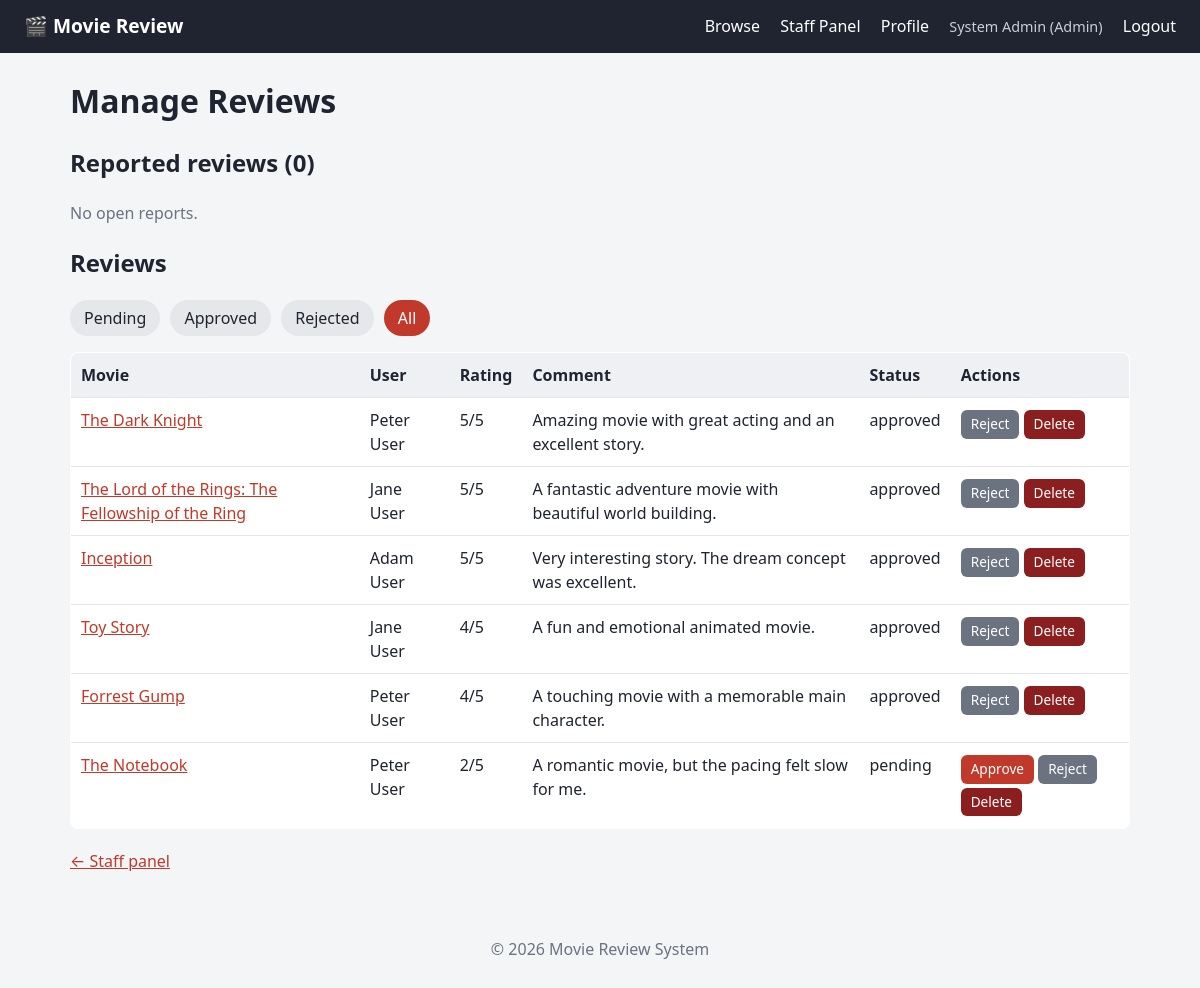
The page /review.php?status=all (signed in) on the database its author committed.
### tables this page shows
CREATE TABLE reviews (
    review_id     INT AUTO_INCREMENT PRIMARY KEY,
    user_id       INT NOT NULL,
    movie_id      INT NOT NULL,
    rating        TINYINT NOT NULL,
    comment       TEXT NOT NULL,
    review_date   DATETIME DEFAULT CURRENT_TIMESTAMP,
    review_status ENUM('pending','approved','rejected') NOT NULL DEFAULT 'pending',
    CONSTRAINT chk_review_rating CHECK (rating BETWEEN 1 AND 5),
    CONSTRAINT fk_reviews_user  FOREIGN KEY (user_id)  REFERENCES users(user_id)   ON UPDATE CASCADE ON DELETE CASCADE,
    CONSTRAINT fk_reviews_movie FOREIGN KEY (movie_id) REFERENCES movies(movie_id) ON UPDATE CASCADE ON DELETE CASCADE,
    UNIQUE KEY unique_user_movie_review (user_id, movie_id)
);

CREATE TABLE movies (
    movie_id     INT AUTO_INCREMENT PRIMARY KEY,
    genre_id     INT NOT NULL,
    title        VARCHAR(255) NOT NULL,
    release_year SMALLINT,
    description  TEXT,
    poster       VARCHAR(500),
    created_at   TIMESTAMP DEFAULT CURRENT_TIMESTAMP,
    updated_at   TIMESTAMP DEFAULT CURRENT_TIMESTAMP ON UPDATE CURRENT_TIMESTAMP,
    CONSTRAINT fk_movies_genre FOREIGN KEY (genre_id)
        REFERENCES genres(genre_id) ON UPDATE CASCADE ON DELETE RESTRICT
);

CREATE TABLE users (
    user_id    INT AUTO_INCREMENT PRIMARY KEY,
    name       VARCHAR(100) NOT NULL,
    email      VARCHAR(150) NOT NULL UNIQUE,
    password   VARCHAR(255) NOT NULL,
    role       ENUM('admin','movie_moderator','user') NOT NULL DEFAULT 'user',
    created_at TIMESTAMP DEFAULT CURRENT_TIMESTAMP
);

### auth.php (called while the page is built, shortened)
<?php
function e($v): string { return htmlspecialchars((string)$v, ENT_QUOTES, 'UTF-8'); }

### review.php (the view, shortened to what this page needs)
<?php
require_once __DIR__ . '/auth.php';
$filter = $_GET['status'] ?? 'pending';
$sql = 'SELECT r.*, m.title, u.name FROM reviews r JOIN movies m ON m.movie_id = r.movie_id
        JOIN users u ON u.user_id = r.user_id';
$params = [];
$stmt = $pdo->prepare($sql . ' ORDER BY r.review_date DESC');
$stmt->execute($params);
$reviews = $stmt->fetchAll();
$reports = $pdo->query("SELECT rp.report_id, rp.reason, rp.report_date, r.review_id, r.comment, m.title,
                               author.name AS author, reporter.name AS reporter
                        FROM review_reports rp
                        JOIN reviews r ON r.review_id = rp.review_id
                        JOIN movies m ON m.movie_id = r.movie_id
                        JOIN users author ON author.user_id = r.user_id
                        JOIN users reporter ON reporter.user_id = rp.user_id
                        WHERE rp.status = 'open' ORDER BY rp.report_date DESC")->fetchAll();
require __DIR__ . '/header.php';
function review_btn(string $action, int $rid, string $label, string $cls = ''): void {
    echo '<form method="POST" class="inline">' . csrf_field()
       . '<input type="hidden" name="action" value="' . e($action) . '">'
       . '<input type="hidden" name="review_id" value="' . $rid . '">'
       . '<button class="btn btn-small ' . $cls . '">' . e($label) . '</button></form> ';
}
?>
<h1>Manage Reviews</h1>
<h2>Reported reviews (<?= count($reports) ?>)</h2>
<?php if (!$reports): ?><p class="muted">No open reports.</p><?php endif; ?>
<h2>Reviews</h2>
<p class="tabs">
    <?php foreach (['pending', 'approved', 'rejected', 'all'] as $t): ?>
        <a class="<?= $filter === $t ? 'active' : '' ?>" href="review.php?status=<?= $t ?>"><?= ucfirst($t) ?></a>
    <?php endforeach; ?>
</p>
<?php if (!$reviews): ?><p class="muted">Nothing here.</p><?php else: ?>
<table class="table">
    <tr><th>Movie</th><th>User</th><th>Rating</th><th>Comment</th><th>Status</th><th>Actions</th></tr>
    <?php foreach ($reviews as $r): ?>
        <tr>
            <td><a href="movie.php?id=<?= $r['movie_id'] ?>"><?= e($r['title']) ?></a></td>
            <td><?= e($r['name']) ?></td>
            <td><?= (int)$r['rating'] ?>/5</td>
            <td><?= e($r['comment']) ?></td>
            <td><?= e($r['review_status']) ?></td>
            <td>
                <?php if ($r['review_status'] !== 'approved') review_btn('approve', (int)$r['review_id'], 'Approve'); ?>
                <?php if ($r['review_status'] !== 'rejected') review_btn('reject', (int)$r['review_id'], 'Reject', 'btn-secondary'); ?>
            </td>
        </tr>
    <?php endforeach; ?>
</table>
<?php endif; ?>
<p><a href="admin.php">&larr; Staff panel</a></p>
<?php require __DIR__ . '/footer.php'; ?>

### style.css (style rules this page uses)
:root { --bg: #f4f5f7; --card: #fff; --text: #1f2430; --muted: #6b7280; --accent: #c0392b; --accent-dark: #962d22; --line: #e3e5ea; }
* { box-sizing: border-box; }
body { margin: 0; font-family: system-ui, -apple-system, "Segoe UI", Roboto, sans-serif; background: var(--bg); color: var(--text); line-height: 1.5; }
a { color: var(--accent); }
h1 { margin: .2em 0 .6em; }
.btn { display: inline-block; background: var(--accent); color: #fff; border: 0; padding: 9px 16px; border-radius: 6px; cursor: pointer; text-decoration: none; font: inherit; }
.btn-secondary { background: #6b7280; }
.btn-danger { background: #8b1e1e; }
.btn-small { padding: 4px 10px; font-size: .85rem; }
form.inline { display: inline-block; margin: 2px 0; }
.muted { color: var(--muted); }
.table { width: 100%; border-collapse: collapse; background: var(--card); border: 1px solid var(--line); border-radius: 8px; overflow: hidden; margin-bottom: 20px; }
.table th, .table td { padding: 10px; text-align: left; border-bottom: 1px solid var(--line); vertical-align: top; }
.table th { background: #eef0f4; }
.tabs a { display: inline-block; padding: 6px 14px; margin-right: 6px; border-radius: 20px; background: #e5e7eb; text-decoration: none; color: var(--text); }
.tabs a.active { background: var(--accent); color: #fff; }

### rows shown on the page
reviews: movie.title "The Dark Knight", user.name "Peter User", rating "5", comment "Amazing movie with great acting and an excellent story.", review_status "approved", label "Reject Delete"
reviews: movie.title "The Lord of the Rings: The Fellowship of the Ring", user.name "Jane User", rating "5", comment "A fantastic adventure movie with beautiful world building.", review_status "approved", label "Reject Delete"
reviews: movie.title "Inception", user.name "Adam User", rating "5", comment "Very interesting story. The dream concept was excellent.", review_status "approved", label "Reject Delete"
reviews: movie.title "Toy Story", user.name "Jane User", rating "4", comment "A fun and emotional animated movie.", review_status "approved", label "Reject Delete"
reviews: movie.title "Forrest Gump", user.name "Peter User", rating "4", comment "A touching movie with a memorable main character.", review_status "approved", label "Reject Delete"
reviews: movie.title "The Notebook", user.name "Peter User", rating "2", comment "A romantic movie, but the pacing felt slow for me.", review_status "pending", label "Approve Reject Delete"

### other values the page prints
current_user()['name'] "System Admin"
role_label(user_role()) "Admin"
count($reports) "0"
$t "Pending"
$t "Approved"
$t "Rejected"
$t "All"
